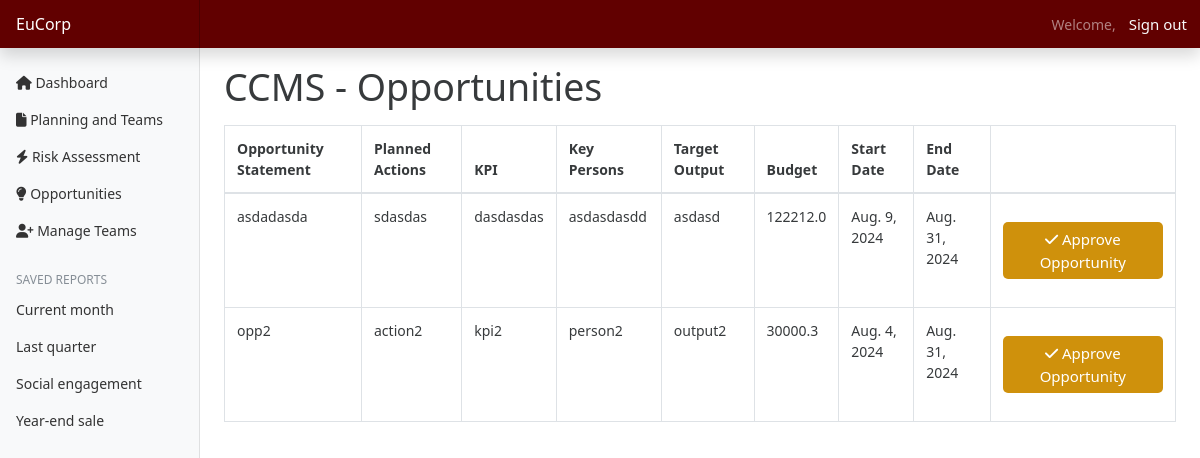
The page /opportunities/getOpportunity/1/ (signed in) on the database its author committed.
### departments/models.py (models this page shows, shortened)
class DepartmentHeads(models.Model):
    id = models.AutoField(primary_key=True)
    head = models.ForeignKey(to=User, on_delete=models.CASCADE, default='',)
    department = models.ForeignKey(to=Department, on_delete=models.CASCADE)
    contact_no = models.CharField(max_length=15, blank=True, null=True, default='')
    is_admin = models.BooleanField(default=False)  # Field to identify admin user

class Department(models.Model):
    name = models.CharField(max_length=255)
    def __str__(self):
        return self.name

### opportunities/models.py (models this page shows)
class Opportunities(models.Model):
    opportunity_id = models.AutoField(primary_key=True)
    head = models.ForeignKey(to=DepartmentHeads, on_delete=models.CASCADE)
    statement = models.TextField(default='')
    plannedActions = models.TextField(default='')
    kpi = models.TextField(default='')
    keyPersons = models.TextField(default='')
    targetOutput = models.TextField(default='')
    budget = models.FloatField()
    startDate = models.DateField(default=now)
    endDate = models.DateField(default=now)

### opportunities/views.py (the view)
# urls.py: path('getOpportunity/<int:id>/', views.getOpportunitiesbyHead, name='getOpportunitiesbyHead'),
def getOpportunitiesbyHead(request, id):
    head = get_object_or_404(DepartmentHeads, pk=id)
    opportunities = Opportunities.objects.filter(head=head)
    context = {
        'head': head,
        'opportunities': opportunities
    }
    return render(request, 'opportunities/admin/allOpportunities.html', context)

### templates/opportunities/admin/allOpportunities.html (shortened to what this page needs)
{% extends 'base.html' %}
{% load static %}
{% block content %}
<h1>{{ head.department }} - Opportunities</h1>
<table class="table table-bordered mt-3">
  <thead>
    <tr>
      <th scope="col">Opportunity Statement</th>
      <th scope="col">Planned Actions</th>
      <th scope="col">KPI</th>
      <th scope="col">Key Persons</th>
      <th scope="col">Target Output</th>
      <th scope="col">Budget</th>
      <th scope="col">Start Date</th>
      <th scope="col">End Date</th>
      <th scope="col"></th>
    </tr>
  </thead>
  <tbody>
    {% for opportunity in opportunities %}
    <tr>
      <td>{{ opportunity.statement }}</td>
      <td>{{ opportunity.plannedActions }}</td>
      <td>{{ opportunity.kpi }}</td>
      <td>{{ opportunity.keyPersons }}</td>
      <td>{{ opportunity.targetOutput }}</td>
      <td>{{ opportunity.budget }}</td>
      <td>{{ opportunity.startDate }}</td>
      <td>{{ opportunity.endDate }}</td>
      <td><a href="" class="btn btn-primary float-right mb-3 mt-3 px-4" style="background-color: #CF910C; border-radius: 5px; border: none;"><i class="fa-solid fa-check"></i> Approve Opportunity</a>
    </tr>
    {% empty %}
    <tr>
      <td colspan="8">No opportunities found</td>
    </tr>
    {% endfor %}
  </tbody>
</table>
{% endblock %}

### Project/static/css/dashboard.css (style rules this page uses)
body { font-size: 0.875rem; }

### rows shown on the page
DepartmentHeads: department "CCMS"
Opportunities: statement "asdadasda", plannedActions "sdasdas", kpi "dasdasdas", keyPersons "asdasdasdd", targetOutput "asdasd", budget "122212.0", startDate "Aug. 9, 2024", endDate "Aug. 31, 2024"
Opportunities: statement "opp2", plannedActions "action2", kpi "kpi2", keyPersons "person2", targetOutput "output2", budget "30000.3", startDate "Aug. 4, 2024", endDate "Aug. 31, 2024"
